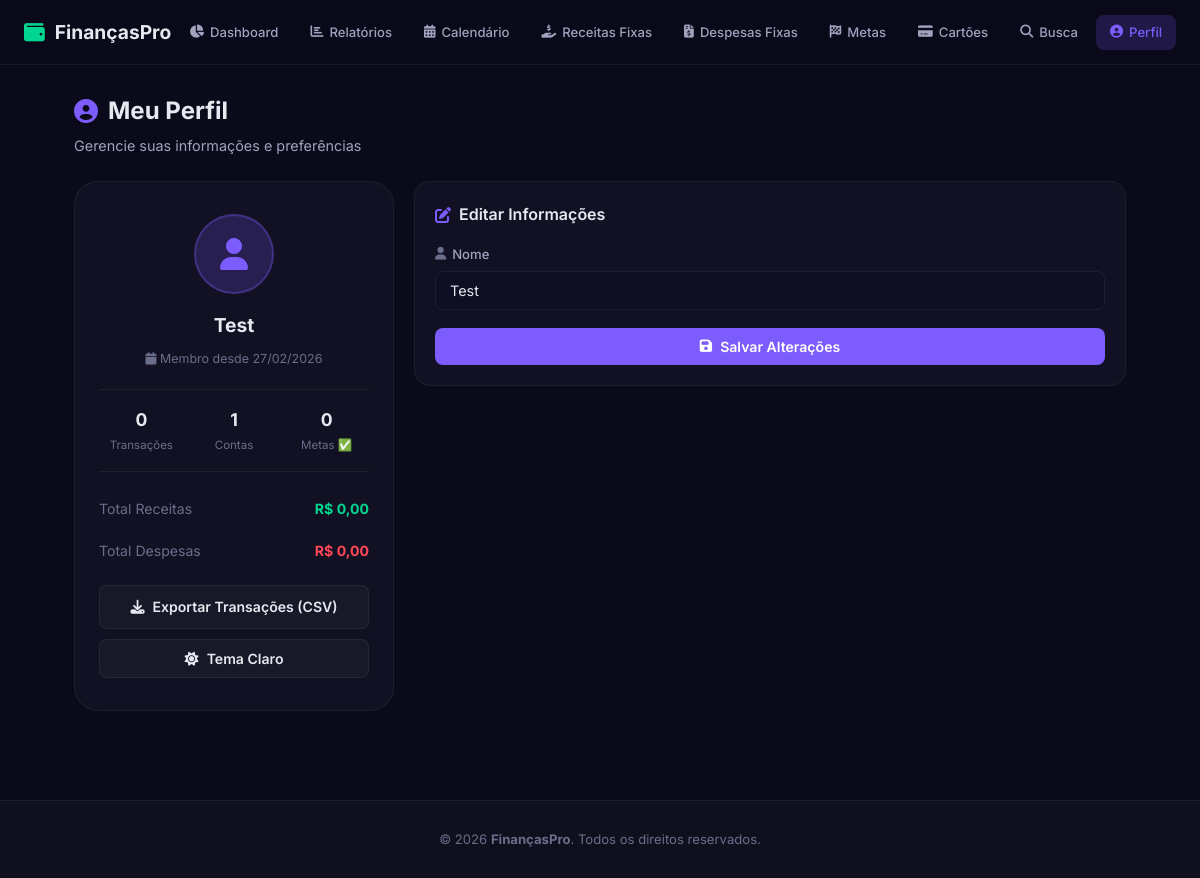
The page /perfil on the database as committed earlier.
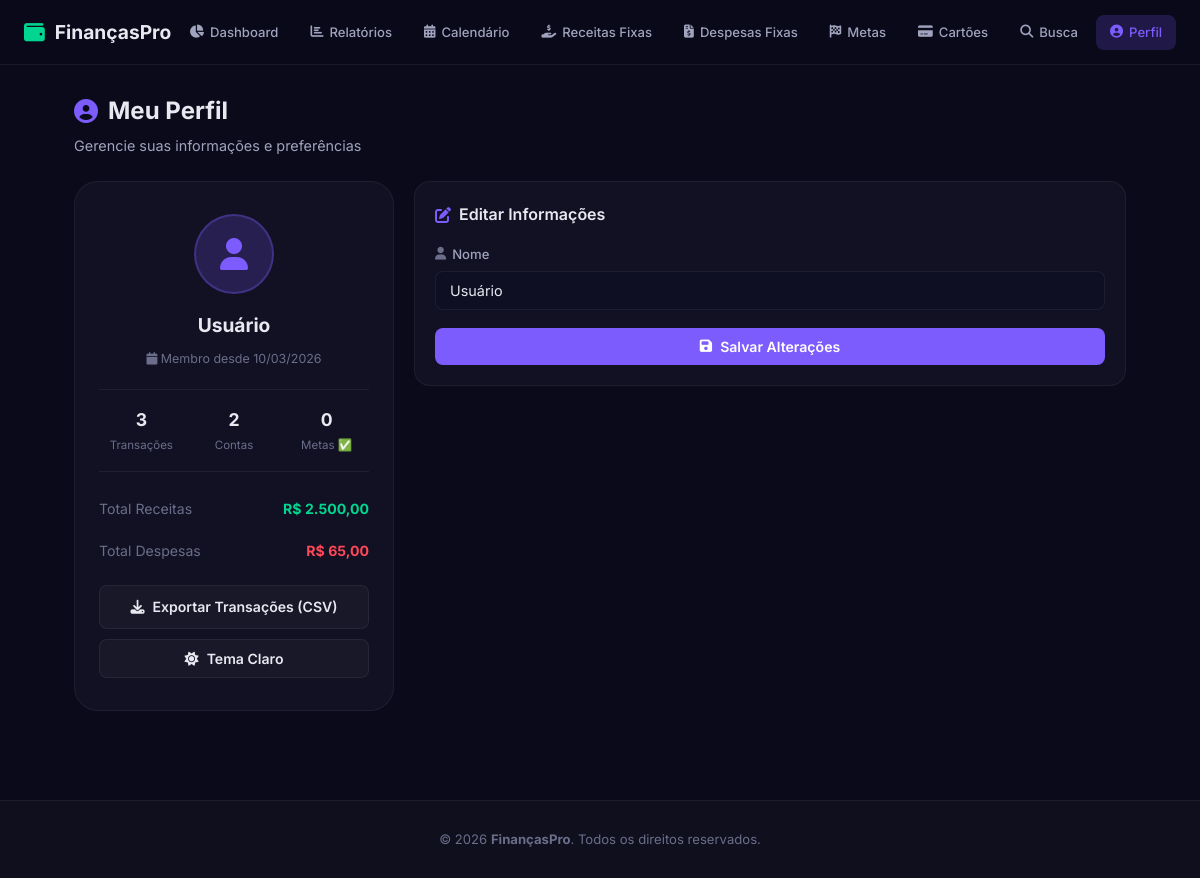
The same page on the database as committed later.
### app.py (models this page shows)
class Usuario(db.Model):
    id = db.Column(db.Integer, primary_key=True)
    nome = db.Column(db.String(100), nullable=False)
    tema = db.Column(db.String(10), default='dark')  # 'dark' ou 'light'
    criado_em = db.Column(db.DateTime, default=datetime.utcnow)
    transacoes = db.relationship('Transacao', backref='dono', lazy=True, cascade='all, delete-orphan')
    contas = db.relationship('Conta', backref='dono', lazy=True, cascade='all, delete-orphan')
    categorias = db.relationship('Categoria', backref='dono', lazy=True, cascade='all, delete-orphan')
    tags = db.relationship('Tag', backref='dono', lazy=True, cascade='all, delete-orphan')
    transacoes_fixas = db.relationship('TransacaoFixa', backref='dono', lazy=True, cascade='all, delete-orphan')
    orcamentos = db.relationship('Orcamento', backref='dono', lazy=True, cascade='all, delete-orphan')
    metas = db.relationship('Meta', backref='dono', lazy=True, cascade='all, delete-orphan')
    cartoes = db.relationship('CartaoCredito', backref='dono', lazy=True, cascade='all, delete-orphan')

### app.py (the view)
@app.route('/perfil')
def perfil():
    usuario = get_user()
    total_transacoes = Transacao.query.filter_by(usuario_id=usuario.id).count()
    total_receitas = sum(t.valor for t in Transacao.query.filter_by(usuario_id=usuario.id, tipo='receita').all())
    total_despesas = sum(t.valor for t in Transacao.query.filter_by(usuario_id=usuario.id, tipo='despesa').all())
    total_contas = Conta.query.filter_by(usuario_id=usuario.id).count()
    metas_concluidas = Meta.query.filter_by(usuario_id=usuario.id, concluida=True).count()
    return render_template('perfil.html',
                           total_transacoes=total_transacoes,
                           total_receitas=total_receitas,
                           total_despesas=total_despesas,
                           total_contas=total_contas,
                           metas_concluidas=metas_concluidas)

### app.py (called while the page is built, shortened)
def get_user():
    usuario = Usuario.query.first()
    return usuario

@app.context_processor
def inject_user():
    return dict(usuario=get_user())

@app.template_filter('brl')
def format_brl(value):
    try:
        return f"R$ {value:,.2f}".replace(',', 'X').replace('.', ',').replace('X', '.')
    except (ValueError, TypeError):
        return "R$ 0,00"

@app.template_filter('data_br')
def format_data_br(value):
    if isinstance(value, datetime):
        return value.strftime('%d/%m/%Y')
    return value

### templates/perfil.html (shortened to what this page needs)
{% extends 'base.html' %}
{% block content %}
<section class="page-section">
    <div class="page-header">
        <div>
            <h1><i class="fas fa-user-circle"></i> Meu Perfil</h1>
            <p class="page-subtitle">Gerencie suas informações e preferências</p>
        </div>
    </div>
    <div class="profile-layout">
        <div class="profile-card">
            <div class="profile-avatar">
                <i class="fas fa-user"></i>
            </div>
            <h2>{{ usuario.nome }}</h2>
            <p class="text-muted" style="font-size: 0.78rem; margin-top: 8px;">
                <i class="fas fa-calendar"></i> Membro desde {{ usuario.criado_em|data_br }}
            </p>
            <div class="profile-stats">
                <div class="profile-stat">
                    <span class="profile-stat-value">{{ total_transacoes }}</span>
                    <span class="profile-stat-label">Transações</span>
                </div>
                <div class="profile-stat">
                    <span class="profile-stat-value">{{ total_contas }}</span>
                    <span class="profile-stat-label">Contas</span>
                </div>
                <div class="profile-stat">
                    <span class="profile-stat-value">{{ metas_concluidas }}</span>
                    <span class="profile-stat-label">Metas ✅</span>
                </div>
            </div>
            <div class="profile-finance">
                <div class="profile-finance-item">
                    <span class="text-muted">Total Receitas</span>
                    <span class="text-green" style="font-weight: 700">{{ total_receitas|brl }}</span>
                </div>
                <div class="profile-finance-item">
                    <span class="text-muted">Total Despesas</span>
                    <span class="text-red" style="font-weight: 700">{{ total_despesas|brl }}</span>
                </div>
            </div>
            <div style="margin-top: 16px;">
                <a href="{{ url_for('exportar_csv') }}" class="btn btn-glass btn-block">
                    <i class="fas fa-download"></i> Exportar Transações (CSV)
                </a>
            </div>
            <div style="margin-top: 10px;">
                <button class="btn btn-glass btn-block" id="themeToggle" onclick="toggleTheme()">
                    <i class="fas fa-{{ 'sun' if usuario.tema == 'dark' else 'moon' }}"></i>
                    Tema {{ 'Claro' if usuario.tema == 'dark' else 'Escuro' }}
                </button>
            </div>
        </div>
        <div class="profile-forms">
            <div class="section-card">
                <div class="section-card-header">
                    <h2><i class="fas fa-edit" style="color: var(--accent-purple)"></i> Editar Informações</h2>
                </div>
                <form action="{{ url_for('editar_perfil') }}" method="POST" class="auth-form">
                    <div class="form-group">
                        <label><i class="fas fa-user"></i> Nome</label>
                        <input type="text" name="nome" value="{{ usuario.nome }}" required>
                    </div>
                    <button type="submit" class="btn btn-primary btn-block">
                        <i class="fas fa-save"></i> Salvar Alterações
                    </button>
                </form>
            </div>
        </div>
    </div>
</section>
{% endblock %}

Rows that differ between the two databases and show on the page:
changed Usuario "Claro": nome "Test" → "Usuário"; criado_em|data_br "27/02/2026" → "10/03/2026"
Other text that changed with them:
{{ total_transacoes }}: "0" → "3"
{{ total_contas }}: "1" → "2"
{{ total_receitas|brl }}: "R$ 0,00" → "R$ 2.500,00"
{{ total_despesas|brl }}: "R$ 0,00" → "R$ 65,00"
